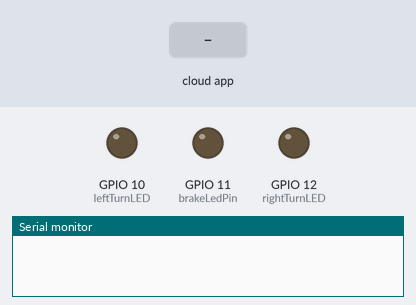
A sketch run on a simulated ESP8266 (NodeMCU). Shown: output pins drawn as LEDs (lit = HIGH), the last lines printed to the serial monitor. The inputs (shaded band) are chosen by the test bench. The ROS host is connected and sends only what is stated.

Above: at 1.2 s.
1.3 s: the phone or cloud app sets command to right_turn
At 1.7 s:
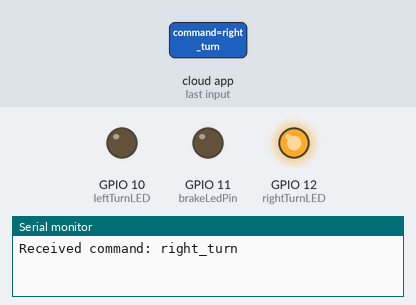
2.8 s: the phone or cloud app sets command to left_turn
At 3.1 s:
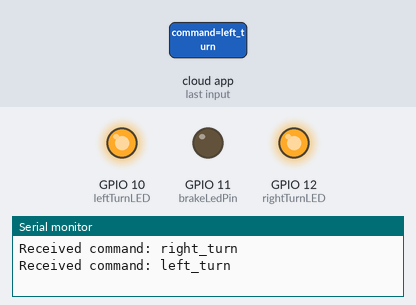
4.3 s: the phone or cloud app sets command to brake
At 5.3 s:
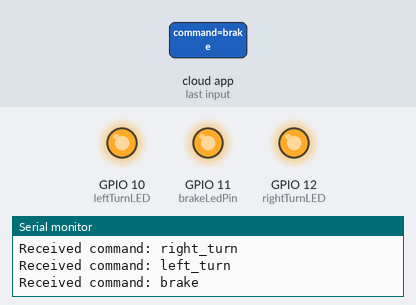
Timing chart, 0 to 7.3 s (numbered marks = the images above; inputs shaded):
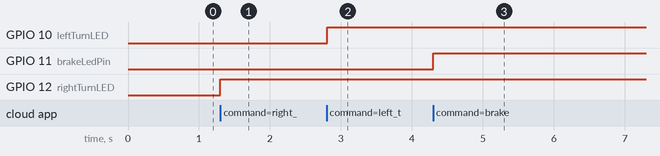

Measured:
- after the input at 1.3 s, GPIO 12 (rightTurnLED): LOW → HIGH at once
- after the input at 2.8 s, GPIO 10 (leftTurnLED): LOW → HIGH at once
- after the input at 4.3 s, GPIO 11 (brakeLedPin): LOW → HIGH at once

The sketch:

ikko.ino
```cpp
#include <ros.h>
#include <std_msgs/String.h>

ros::NodeHandle nh;

const int rightTurnLED = 12; // Sağ dönüş için LED
const int brakeLedPin = 11;     // ivme seviyesi LED
const int leftTurnLED = 10; //sol dönüş için

void commandCallback(const std_msgs::String& cmd_msg) {
  // Seri monitöre gelen komutu yazdır
  Serial.print("Received command: ");
  Serial.println(cmd_msg.data);

  if (strcmp(cmd_msg.data, "right_turn") == 0) {
    digitalWrite(rightTurnLED, HIGH);
  } else if (strcmp(cmd_msg.data, "stop_right_turn") == 0) {
    digitalWrite(rightTurnLED, LOW);
  } else if (strcmp(cmd_msg.data, "left_turn") == 0) {
    digitalWrite(leftTurnLED, HIGH);
  } else if (strcmp(cmd_msg.data, "stop_left_turn") == 0) {
    digitalWrite(leftTurnLED, LOW);
  } else if (strcmp(cmd_msg.data, "stop_brake") == 0) {
    digitalWrite(brakeLedPin, LOW);
  } else if (strcmp(cmd_msg.data, "brake") == 0) {
    digitalWrite(brakeLedPin, HIGH);
  }
}


ros::Subscriber<std_msgs::String> sub("command", &commandCallback);

void setup() {
  pinMode(rightTurnLED, OUTPUT);
  pinMode(brakeLedPin, OUTPUT);
  pinMode(leftTurnLED, OUTPUT);
  Serial.begin(9600); // Seri haberleşmeyi başlat

  nh.initNode();
  nh.subscribe(sub);
}

void loop() {
  nh.spinOnce();
  delay(10);
}
```
